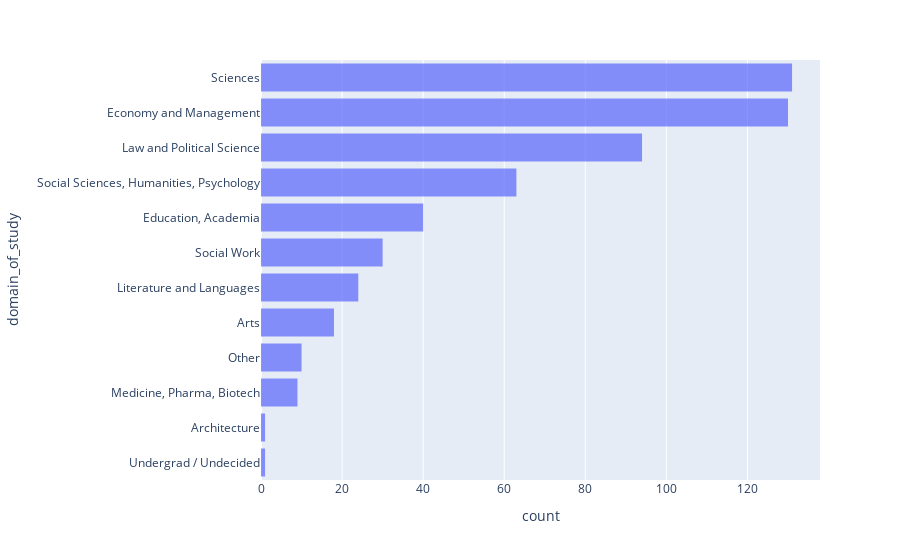

Notebook code for this chart:
### Code cell
fig = px.histogram(df_iid, y="domain_of_study", opacity = 0.75).update_yaxes(categoryorder = "total ascending")
fig.show()

### Figure 1 — Plotly figure (JSON) as saved in the notebook; plotly's stock layout.template omitted (floating-point values rounded to 4 significant figures; data arrays with more than 128 entries replaced by an {"elided": "..."} marker saying what was removed)
{"data": [{"alignmentgroup": "True", "bingroup": "y", "hovertemplate": "count=%{x}<br>domain_of_study=%{y}<extra></extra>", "legendgroup": "", "marker": {"color": "#636efa", "opacity": 0.75, "pattern": {"shape": ""}}, "name": "", "offsetgroup": "", "orientation": "h", "showlegend": false, "type": "histogram", "xaxis": "x", "y": {"elided": "551 str values"}, "yaxis": "y"}], "layout": {"barmode": "relative", "legend": {"tracegroupgap": 0}, "margin": {"t": 60}, "xaxis": {"anchor": "y", "domain": [0, 1], "title": {"text": "count"}}, "yaxis": {"anchor": "x", "categoryorder": "total ascending", "domain": [0, 1], "title": {"text": "domain_of_study"}}}}
